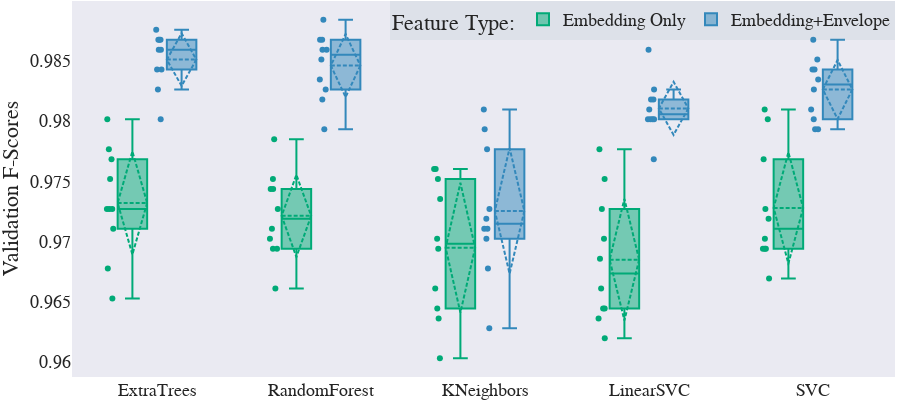

Notebook cell for this chart:
### Code cell
comparison_csv_file="csvs/mme_comparisons.csv"
df=pd.read_csv(comparison_csv_file)
fig = px.box(df, x="model", y="y", color="feat_type",
             color_discrete_sequence=["#00AA77","#3388BB"],
             title="Box plot of total bill",
            )
fig.update_layout(
#     showlegend=False,
    
    autosize=False,title=None, 
    template="seaborn",
    width=900,height=400,
    font_family="Times New Roman",
    font_size=18,
    title_font_family="Times New Roman",
    title_font_size=30,
    boxmode='group',
    margin=dict(l=0, t=1,r=5, b=3),       
    boxgap=0.4,boxgroupgap=0.4,
        legend_title_text="Feature Type:",
                  legend=dict(
                      bgcolor='rgba(110,150,160,0.1)',
                  orientation="h",
                yanchor="top",
                y=1,
                xanchor="right",x=1)
    )
fig.update_traces(
        boxmean="sd", # represent mean. (sd shows standarddev)
        boxpoints='all', 
)
fig.update_xaxes(showgrid=False,zeroline=False,ticks='',title=None)
fig.update_yaxes(showgrid=False,zeroline=False,title="Validation F-Scores")

fig.show()
# df.to_csv("comparison_csv_file")
with open("../plots/mme_comparisons_mme.pdf", "wb") as f:
    f.write(scope.transform(fig, format="pdf", width=900,height=400,))

### Figure 1 — Plotly figure (JSON) as saved in the notebook; plotly's stock layout.template omitted (floating-point values rounded to 4 significant figures)
{"data": [{"alignmentgroup": "True", "boxmean": "sd", "boxpoints": "all", "hovertemplate": "feat_type=Embedding Only<br>model=%{x}<br>y=%{y}<extra></extra>", "legendgroup": "Embedding Only", "marker": {"color": "#00AA77"}, "name": "Embedding Only", "notched": false, "offsetgroup": "Embedding Only", "orientation": "v", "showlegend": true, "type": "box", "x": ["ExtraTrees", "ExtraTrees", "ExtraTrees", "ExtraTrees", "ExtraTrees", "ExtraTrees", "ExtraTrees", "ExtraTrees", "ExtraTrees", "ExtraTrees", "RandomForest", "RandomForest", "RandomForest", "RandomForest", "RandomForest", "RandomForest", "RandomForest", "RandomForest", "RandomForest", "RandomForest", "KNeighbors", "KNeighbors", "KNeighbors", "KNeighbors", "KNeighbors", "KNeighbors", "KNeighbors", "KNeighbors", "KNeighbors", "KNeighbors", "LinearSVC", "LinearSVC", "LinearSVC", "LinearSVC", "LinearSVC", "LinearSVC", "LinearSVC", "LinearSVC", "LinearSVC", "LinearSVC", "SVC", "SVC", "SVC", "SVC", "SVC", "SVC", "SVC", "SVC", "SVC", "SVC"], "x0": " ", "xaxis": "x", "y": [0.9711, 0.9768, 0.9727, 0.9727, 0.9677, 0.9801, 0.9777, 0.9752, 0.9727, 0.9653, 0.9711, 0.9752, 0.9694, 0.9727, 0.9702, 0.9785, 0.9744, 0.9744, 0.9694, 0.9661, 0.9661, 0.976, 0.9644, 0.9694, 0.9603, 0.9752, 0.9735, 0.976, 0.9702, 0.9636, 0.9661, 0.9727, 0.9644, 0.962, 0.9644, 0.9752, 0.9702, 0.9777, 0.9686, 0.9636, 0.9694, 0.9768, 0.9702, 0.9669, 0.9694, 0.981, 0.9727, 0.9801, 0.9719, 0.9694], "y0": " ", "yaxis": "y"}, {"alignmentgroup": "True", "boxmean": "sd", "boxpoints": "all", "hovertemplate": "feat_type=Embedding+Envelope<br>model=%{x}<br>y=%{y}<extra></extra>", "legendgroup": "Embedding+Envelope", "marker": {"color": "#3388BB"}, "name": "Embedding+Envelope", "notched": false, "offsetgroup": "Embedding+Envelope", "orientation": "v", "showlegend": true, "type": "box", "x": ["ExtraTrees", "ExtraTrees", "ExtraTrees", "ExtraTrees", "ExtraTrees", "ExtraTrees", "ExtraTrees", "ExtraTrees", "ExtraTrees", "ExtraTrees", "RandomForest", "RandomForest", "RandomForest", "RandomForest", "RandomForest", "RandomForest", "RandomForest", "RandomForest", "RandomForest", "RandomForest", "KNeighbors", "KNeighbors", "KNeighbors", "KNeighbors", "KNeighbors", "KNeighbors", "KNeighbors", "KNeighbors", "KNeighbors", "KNeighbors", "LinearSVC", "LinearSVC", "LinearSVC", "LinearSVC", "LinearSVC", "LinearSVC", "LinearSVC", "LinearSVC", "LinearSVC", "LinearSVC", "SVC", "SVC", "SVC", "SVC", "SVC", "SVC", "SVC", "SVC", "SVC", "SVC"], "x0": " ", "xaxis": "x", "y": [0.9843, 0.9843, 0.9859, 0.9859, 0.9826, 0.9868, 0.9868, 0.9868, 0.9876, 0.9801, 0.9835, 0.9884, 0.9851, 0.9868, 0.9818, 0.9859, 0.9826, 0.9859, 0.9868, 0.9793, 0.9711, 0.9793, 0.9702, 0.9711, 0.9677, 0.9777, 0.9719, 0.981, 0.9727, 0.9628, 0.9818, 0.9801, 0.9826, 0.9801, 0.9768, 0.9818, 0.9859, 0.9801, 0.981, 0.9801, 0.9843, 0.9868, 0.9801, 0.9793, 0.9793, 0.981, 0.9835, 0.9843, 0.9851, 0.9826], "y0": " ", "yaxis": "y"}], "layout": {"autosize": false, "boxgap": 0.4, "boxgroupgap": 0.4, "boxmode": "group", "font": {"family": "Times New Roman", "size": 18}, "height": 400, "legend": {"bgcolor": "rgba(110,150,160,0.1)", "orientation": "h", "title": {"text": "Feature Type:"}, "tracegroupgap": 0, "x": 1, "xanchor": "right", "y": 1, "yanchor": "top"}, "margin": {"b": 3, "l": 0, "r": 5, "t": 1}, "title": {"font": {"family": "Times New Roman", "size": 30}}, "width": 900, "xaxis": {"anchor": "y", "autorange": true, "domain": [0, 1], "range": [-0.5184, 4.5], "showgrid": false, "ticks": "", "title": {}, "type": "category", "zeroline": false}, "yaxis": {"anchor": "x", "autorange": true, "domain": [0, 1], "range": [0.9587, 0.99], "showgrid": false, "title": {"text": "Validation F-Scores"}, "type": "linear", "zeroline": false}}}
